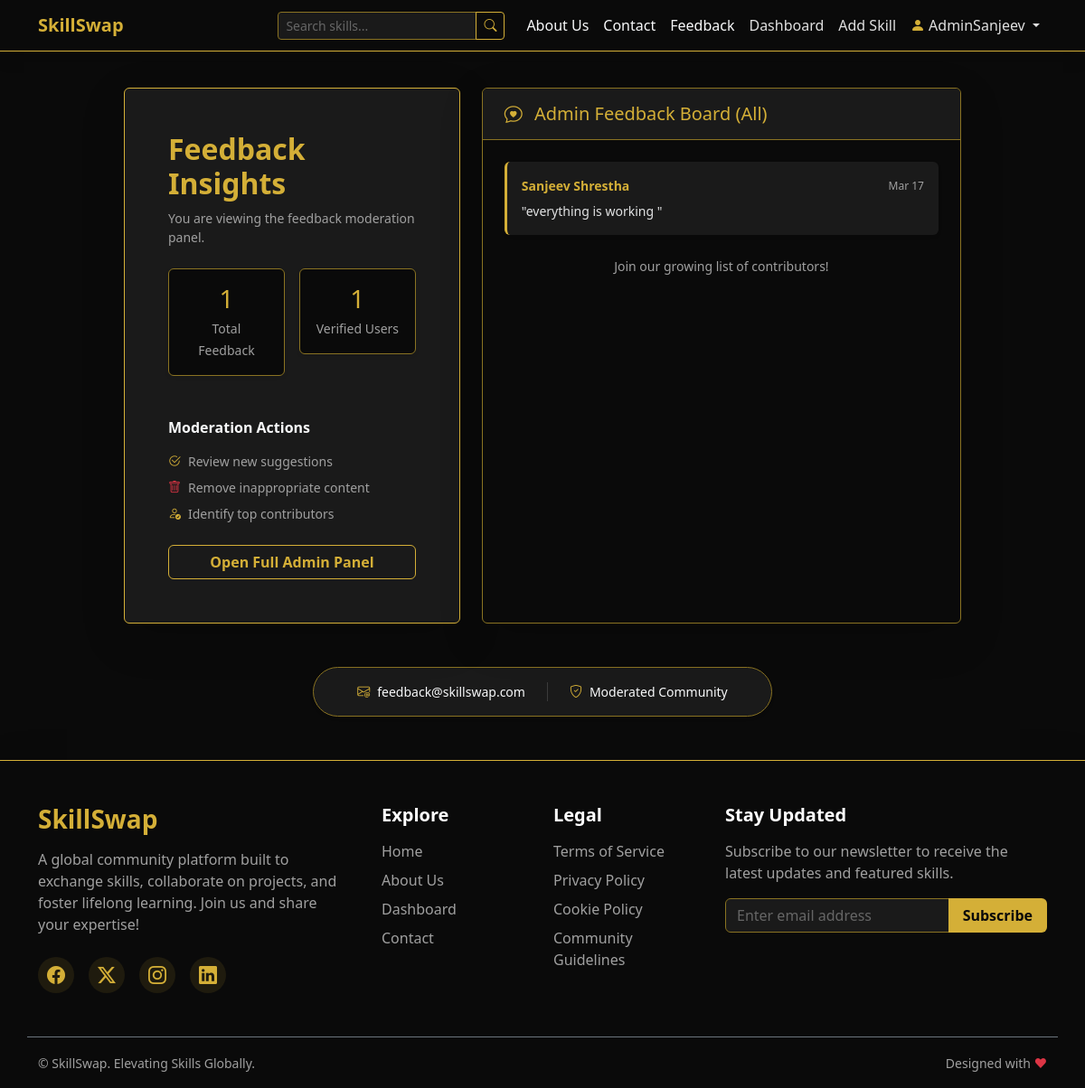
Page /feedback (signed in) on the committed database.
### models.py (models this page shows)
class User(db.Model, UserMixin):
    id = db.Column(db.Integer, primary_key=True)
    username = db.Column(db.String(20), unique=True, nullable=False)
    email = db.Column(db.String(120), unique=True, nullable=False)
    password = db.Column(db.String(60), nullable=False)
    is_admin = db.Column(db.Boolean, default=False)
    skills = db.relationship('Skill', backref='author', lazy=True)
    comments = db.relationship('Comment', backref='author', lazy=True)
    feedbacks = db.relationship('Feedback', backref='author', lazy=True)
    likes = db.relationship('Like', backref='user', lazy=True)

class Feedback(db.Model):
    id = db.Column(db.Integer, primary_key=True)
    message = db.Column(db.Text, nullable=False)
    date_posted = db.Column(db.DateTime, nullable=False, default=datetime.utcnow)
    user_id = db.Column(db.Integer, db.ForeignKey('user.id'), nullable=False)

### app.py (the view)
@app.route("/feedback", methods=['GET', 'POST'])
@login_required
def feedback():
    form = FeedbackForm()
    if form.validate_on_submit():
        feedback_entry = Feedback(message=form.message.data, author=current_user)
        db.session.add(feedback_entry)
        db.session.commit()
        flash('Thank you for your feedback!', 'success')
        return redirect(url_for('feedback'))
    if current_user.is_admin:
        feedbacks = Feedback.query.order_by(Feedback.date_posted.desc()).all()
    else:
        feedbacks = Feedback.query.filter_by(user_id=current_user.id).order_by(Feedback.date_posted.desc()).all()
    return render_template('feedback.html', form=form, feedbacks=feedbacks)

### templates/feedback.html (shortened to what this page needs)
{% extends "base.html" %}
{% block content %}
<div class="row justify-content-center">
    <div class="col-lg-10">
        <div class="row g-4">
            <div class="col-md-5">
                {% if current_user.is_admin %}
                <div class="card bg-dark border-gold shadow-lg h-100">
                    <div class="card-body p-4 p-lg-5">
                        <div class="mb-4">
                            <h2 class="text-gold fw-bold">Feedback Insights</h2>
                            <p class="text-secondary small">You are viewing the feedback moderation panel.</p>
                        </div>
                        <div class="row g-3">
                            <div class="col-6">
                                <div class="p-3 bg-darkest rounded border border-gold-subtle text-center shadow-sm">
                                    <h3 class="text-gold mb-1">{{ feedbacks|length }}</h3>
                                    <small class="text-secondary x-small">Total Feedback</small>
                                </div>
                            </div>
                            <div class="col-6">
                                <div class="p-3 bg-darkest rounded border border-gold-subtle text-center shadow-sm">
                                    <h3 class="text-gold mb-1">{{ feedbacks|selectattr('author', 'defined')|list|length }}</h3>
                                    <small class="text-secondary x-small">Verified Users</small>
                                </div>
                            </div>
                        </div>
                        <div class="mt-5">
                            <h6 class="text-light mb-3 fw-bold">Moderation Actions</h6>
                            <ul class="list-unstyled small text-secondary">
                                <li class="mb-2"><i class="bi bi-check2-circle text-gold me-2"></i>Review new suggestions</li>
                                <li class="mb-2"><i class="bi bi-trash text-danger me-2"></i>Remove inappropriate content</li>
                                <li class="mb-2"><i class="bi bi-person-check text-gold me-2"></i>Identify top contributors</li>
                            </ul>
                            <div class="d-grid mt-4">
                                <a href="{{ url_for('admin_panel') }}" class="btn btn-outline-gold fw-bold">Open Full Admin Panel</a>
                            </div>
                        </div>
                    </div>
                </div>
                {% endif %}
            </div>
            <div class="col-md-7">
                <div class="card bg-darkest border-gold-subtle shadow-lg h-100 overflow-hidden">
                    <div class="card-header bg-dark border-bottom border-gold-subtle py-3 px-4">
                        <h5 class="text-gold mb-0">
                            <i class="bi {% if current_user.is_admin %}bi-chat-heart{% else %}bi-clock-history{% endif %} me-2"></i>
                            {% if current_user.is_admin %}Admin Feedback Board (All){% else %}Your Recent Feedback{% endif %}
                        </h5>
                    </div>
                    <div class="card-body p-4 overflow-auto" style="max-height: 500px;">
                        {% set recent_feedbacks = feedbacks[:5] if feedbacks else [] %}
                        {% if recent_feedbacks %}
                            {% for fb in recent_feedbacks %}
                            <div class="mb-4 p-3 bg-dark rounded border-start border-gold border-3 shadow-sm">
                                <div class="d-flex justify-content-between align-items-center mb-2">
                                    <span class="text-gold fw-bold small">
                                        {% if fb.author %}
                                        <a href="{{ url_for('user_profile', username=fb.author.username) }}" class="text-gold text-decoration-none hover-underline">{{ fb.author.username }}</a>
                                        {% else %}
                                        Anonymous
                                        {% endif %}
                                    </span>
                                    <small class="text-muted" style="font-size: 0.75rem;">{{ fb.date_posted.strftime('%b %d') }}</small>
                                </div>
                                <p class="text-light mb-0 small" style="line-height: 1.4; opacity: 0.9;">"{{ fb.message|truncate(150) }}"</p>
                            </div>
                            {% endfor %}
                            <div class="text-center mt-3">
                                <p class="text-secondary small mb-0">Join our growing list of contributors!</p>
                            </div>
                        {% else %}
                            <div class="text-center py-5">
                                <i class="bi bi-chat-dots text-secondary opacity-25 display-4"></i>
                                <p class="text-muted mt-3">Be the first to share your experience!</p>
                            </div>
                        {% endif %}
                    </div>
                </div>
            </div>
        </div>
        <div class="row mt-5">
            <div class="col-12 text-center">
                <div class="d-inline-flex gap-4 p-3 bg-dark rounded-pill border border-gold-subtle px-5 shadow-sm">
                    <div class="text-light small">
                        <i class="bi bi-envelope-at text-gold me-2"></i>feedback@skillswap.com
                    </div>
                    <div class="text-light small">
                        <i class="bi bi-shield-check text-gold me-2"></i>Moderated Community
                    </div>
                </div>
            </div>
        </div>
    </div>
</div>
{% endblock %}

### templates/base.html (shortened to what this page needs)
<!DOCTYPE html>
<html lang="en">
<head>
    <link href="https://cdn.jsdelivr.net/npm/bootstrap@5.3.0/dist/css/bootstrap.min.css" rel="stylesheet">
    <link rel="stylesheet" href="{{ url_for('static', filename='css/style.css') }}">
    <link rel="stylesheet" href="https://cdn.jsdelivr.net/npm/bootstrap-icons@1.11.1/font/bootstrap-icons.css">
</head>
<body>
    <nav class="navbar navbar-expand-lg navbar-dark bg-darkest border-bottom border-gold mb-4 shadow">
        <div class="container">
            <a class="navbar-brand text-gold fw-bold" href="{{ url_for('home') }}">SkillSwap</a>
            <div class="collapse navbar-collapse" id="navbarNav">
                <ul class="navbar-nav ms-auto align-items-lg-center">
                    <li class="nav-item me-lg-3 my-2 my-lg-0">
                        <form action="{{ url_for('search') }}" method="GET" class="d-flex">
                            <div class="input-group input-group-sm">
                                <input class="form-control bg-dark border-gold-subtle text-light" type="search"
                                    placeholder="Search skills..." aria-label="Search" name="q">
                                <button class="btn btn-outline-gold" type="submit"><i class="bi bi-search"></i></button>
                            </div>
                        </form>
                    </li>
                    <li class="nav-item">
                        <a class="nav-link text-light" href="{{ url_for('about') }}">About Us</a>
                    </li>
                    <li class="nav-item">
                        <a class="nav-link text-light" href="{{ url_for('contact') }}">Contact</a>
                    </li>
                    <li class="nav-item">
                        <a class="nav-link text-light" href="{{ url_for('feedback') }}">Feedback</a>
                    </li>
                    {% if current_user.is_authenticated %}
                    <li class="nav-item">
                        <a class="nav-link" href="{{ url_for('dashboard') }}">Dashboard</a>
                    </li>
                    <li class="nav-item">
                        <a class="nav-link" href="{{ url_for('new_skill') }}">Add Skill</a>
                    </li>
                    <li class="nav-item dropdown">
                        <a class="nav-link dropdown-toggle" href="#" id="navbarDropdown" role="button"
                            data-bs-toggle="dropdown" aria-expanded="false">
                            <i class="bi bi-person-fill text-gold me-1"></i>{{ current_user.username }}
                        </a>
                    </li>
                    {% endif %}
                </ul>
            </div>
        </div>
    </nav>
    <div class="container main-content flex-grow-1">
        {% block content %}{% endblock %}
    </div>
    <footer class="bg-darkest text-white mt-auto pt-5 pb-3 border-top border-gold shadow-lg w-100">
        <div class="container">
            <div class="row mb-5">
                <div class="col-lg-4 col-md-6 mb-4 mb-md-0">
                    <h3 class="text-gold fw-bold mb-3">SkillSwap</h3>
                    <p class="text-secondary pe-lg-4">
                        A global community platform built to exchange skills, collaborate on projects, and foster
                        lifelong learning. Join us and share your expertise!
                    </p>
                    <div class="d-flex mt-4 gap-3">
                        <a href="#" class="social-icon text-gold fs-5"><i class="bi bi-facebook"></i></a>
                        <a href="#" class="social-icon text-gold fs-5"><i class="bi bi-twitter-x"></i></a>
                        <a href="#" class="social-icon text-gold fs-5"><i class="bi bi-instagram"></i></a>
                        <a href="#" class="social-icon text-gold fs-5"><i class="bi bi-linkedin"></i></a>
                    </div>
                </div>
                <div class="col-lg-2 col-md-6 mb-4 mb-md-0">
                    <h5 class="text-white mb-3 fw-bold">Explore</h5>
                    <ul class="list-unstyled footer-links">
                        <li class="mb-2"><a href="{{ url_for('home') }}"
                                class="text-secondary text-decoration-none transition-hover">Home</a></li>
                        <li class="mb-2"><a href="{{ url_for('about') }}"
                                class="text-secondary text-decoration-none transition-hover">About Us</a></li>
                        <li class="mb-2"><a href="{{ url_for('dashboard') }}"
                                class="text-secondary text-decoration-none transition-hover">Dashboard</a></li>
                        <li class="mb-2"><a href="{{ url_for('contact') }}"
                                class="text-secondary text-decoration-none transition-hover">Contact</a></li>
                    </ul>
                </div>
                <div class="col-lg-2 col-md-6 mb-4 mb-md-0">
                    <h5 class="text-white mb-3 fw-bold">Legal</h5>
                    <ul class="list-unstyled footer-links">
                        <li class="mb-2"><a href="#" class="text-secondary text-decoration-none transition-hover">Terms
                                of Service</a></li>
                        <li class="mb-2"><a href="#"
                                class="text-secondary text-decoration-none transition-hover">Privacy Policy</a></li>
                        <li class="mb-2"><a href="#" class="text-secondary text-decoration-none transition-hover">Cookie
                                Policy</a></li>
                        <li class="mb-2"><a href="#"
                                class="text-secondary text-decoration-none transition-hover">Community Guidelines</a>
                        </li>
                    </ul>
                </div>
                <div class="col-lg-4 col-md-6">
                    <h5 class="text-white mb-3 fw-bold">Stay Updated</h5>
                    <p class="text-secondary mb-3">Subscribe to our newsletter to receive the latest updates and
                        featured skills.</p>
                    <form class="d-flex w-100 mt-2">
                        <div class="input-group">
                            <input type="email" class="form-control bg-dark border-gold-subtle text-white"
                                placeholder="Enter email address" aria-label="Email Address"
                                aria-describedby="button-addon2">
                            <button class="btn btn-gold fw-bold px-3" type="button"
                                id="button-addon2">Subscribe</button>
                        </div>
                    </form>
                </div>
            </div>
            <div class="row align-items-center pt-3 mt-3 border-top border-secondary">
                <div class="col-md-6 text-center text-md-start mb-2 mb-md-0">
                    <small class="text-secondary">&copy; SkillSwap. Elevating Skills Globally.</small>
                </div>
                <div class="col-md-6 text-center text-md-end">
                    <small class="text-secondary">Designed with <span class="text-danger">&hearts;</span></small>
                </div>
            </div>
        </div>
    </footer>
</body>
</html>

### rows in the picture
User: username "AdminSanjeev"
Feedback: author.username "Sanjeev Shrestha", date_posted "Mar 17", message "everything is working"

### other values in the picture
{{ feedbacks|length }} "1"
{{ feedbacks|selectattr('author', 'defined')|list|length }} "1"
